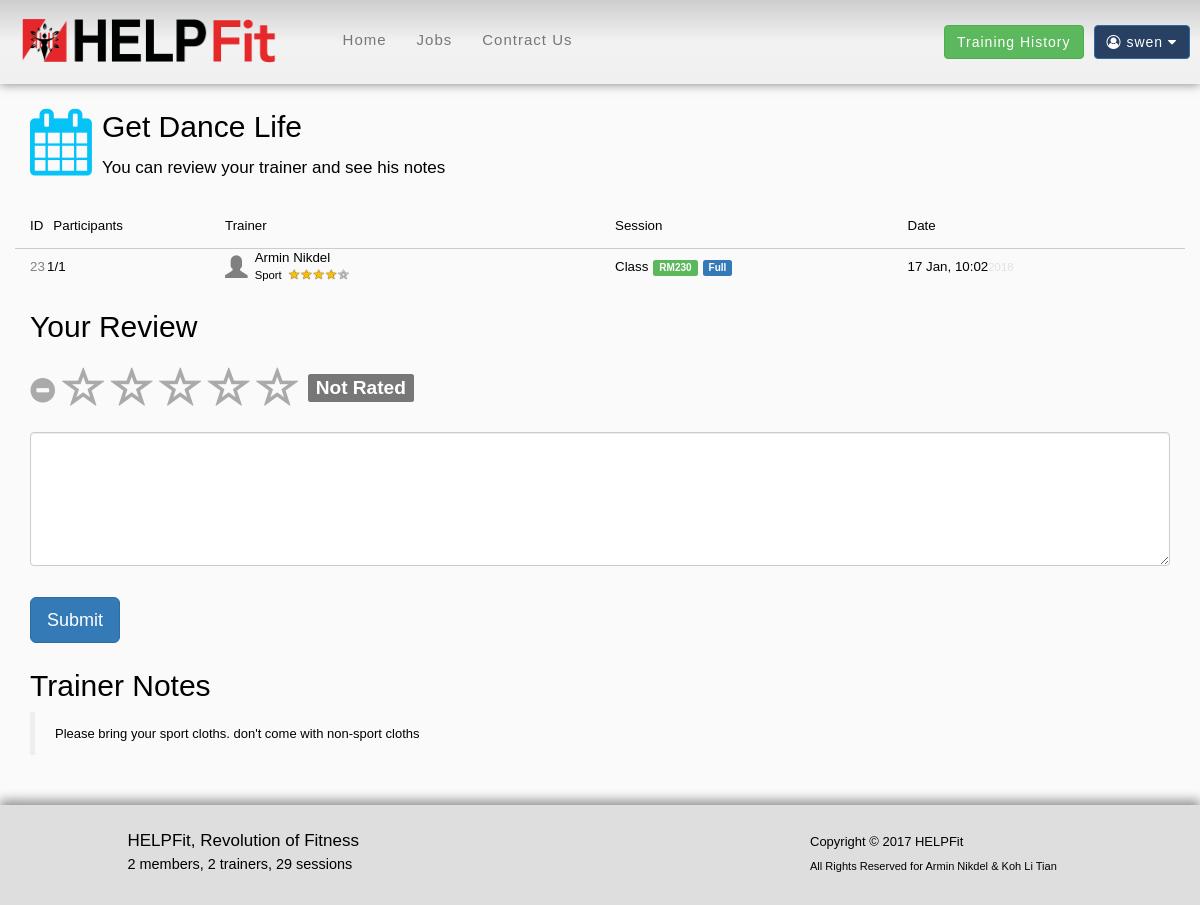
Screenshot of /review.php?sessionID=23&type=review (signed in) with the database file from the repository.
### tables this page shows
CREATE TABLE `TrainingSessions` (
  `sessionID` int(11) NOT NULL,
  `title` varchar(255) NOT NULL,
  `datetime` int(11) NOT NULL,
  `fee` double NOT NULL,
  `status` enum('Full','Available','Cancelled','Passed','') NOT NULL,
  `note` text NOT NULL,
  `trainingType` enum('Personal','Group','') NOT NULL,
  `classType` enum('Dance','MMA','Sport','') NOT NULL,
  `maxParticipants` int(11) NOT NULL,
  `trainerID` int(11) NOT NULL
);

CREATE TABLE `Trainers` (
  `trainerID` int(11) NOT NULL,
  `email` varchar(255) NOT NULL,
  `username` varchar(255) NOT NULL,
  `password` varchar(255) NOT NULL,
  `fullName` varchar(255) NOT NULL,
  `specialty` enum('Sport','MMA','Dance') NOT NULL,
  `signupDate` int(11) NOT NULL,
  `loginDate` int(11) NOT NULL
);

### review.php (the view, shortened to what this page needs)
<?php
include("config.php");
include("control.php");
if($user['type'] == "trainer"){
	$_SESSION['passThruMessage'] = "This page only for member.";
	header("Location: Home.php");
}
else {
	if(isset($_GET['sessionID'])){
		$theSessionID = $_GET['sessionID'];
		$information = mysqli_fetch_assoc(mysqli_query($connect, "SELECT * FROM `TrainingSessions` WHERE `sessionID` = '".$_GET['sessionID']."'"));
	}
}
?>
<!DOCTYPE HTML>
<html lang="en">
<head>
	<link rel="stylesheet" type="text/css" href="css/bootstrap.min.css">
	<link rel="stylesheet" type="text/css" href="css/helpfit.css">
	<link rel="stylesheet" type="text/css" href="css/font-awesome.min.css">
	<link rel="stylesheet" type="text/css" href="css/star-rating.min.css">
</head>
<body>
	<?php
		if($_SESSION['id'] > 0){
			include("headerAfterLog.php");
		} else{
			include("header.php");
		}
	?>
	<div>
		<div class="container marginTBL" style="margin-bottom:20px;">
				<h2><i class="fa fa-calendar verybigtext lefty marginright10" style="color: #05C3F7;"></i> <?php if(isset($information)){echo $information['title'];
				;} ?></h2>You can review your trainer and see his notes
		</div>
		<div class="container marginTBL border tabletraining">
			<div class="row hidden-xs " style="padding-top:10px; padding-bottom:10px; border-top: 0px;">
				<div class="col-sm-2 hidden-xs ">
					<span class="lefty marginright10 ">ID</span>
					<span>Participants</span>
				</div>
				<div class="col-sm-4 hidden-xs ">
					<span>Trainer</span>
				</div>
				<div class="col-sm-3 hidden-xs ">
					<span>Session</span>
				</div>
				<div class="col-sm-3 hidden-xs">
					<span>Date</span>
				</div>
			</div>
			<div class="row">
				<div class="col-xs-6 col-sm-2 marginTBL">
					<span class="lefty marginright10 hidden-xs idcol"><?php if(isset($information)){ echo $information['sessionID']; } ?></span><span>
						<?php if(isset($_GET['sessionID'])){ echo mysqli_fetch_array(mysqli_query($connect,"select count(*) from joinedsessions where sessionid='".$_GET['sessionID']."';"))[0];} ?>/<?php if(isset($information)) {echo $information['maxParticipants'];} ?>
					</span>
				</div>
				<div class="col-xs-6 col-sm-4">
					<?php
					if(isset($information)){
						 $trainer = mysqli_fetch_assoc(mysqli_query($connect, "SELECT * FROM `Trainers` WHERE `trainerID` = '".$information['trainerID']."'"));
					$rating = mysqli_query($connect, "SELECT rating FROM `Review`,`TrainingSessions` where review.sessionID=TrainingSessions.sessionID and TrainingSessions.trainerID='".$information['trainerID']."';");
					$totalR = 0;
					$avgR = 0;
						if(mysqli_num_rows($rating) > 0){
							while($findRate = mysqli_fetch_assoc($rating)){
								$totalR += $findRate['rating'];
							}
							$avgR = round($totalR / mysqli_num_rows($rating));
						}
					}
					?>
					<div class="trainer">
								<i class="glyphicon glyphicon-user lefty hidden-xs"></i>
								<span><?php echo $trainer['fullName']; ?></span></br>
								<span><small><?php echo $trainer['specialty']; ?></small>&nbsp;
						<?php if ($avgR>0){ ?>
							<div class="ratingstarcontainer" style="padding-left:0px;">
							<?php for ($star=1;$star<=5;$star++){ ?>
							<i class="glyphicon glyphicon-star<?php if ($avgR<$star){ echo '-empty';} ?> ratingstar"></i>
							<?php } ?>
						</div>
						<?php  }else{ ?><small>(No rating yet)</small><?php } ?>
								</span>
							</div>
				</div>
				<div class="col-xs-6 col-sm-3 marginTBL">
					<span><?php if(isset($information)){ echo $information['classType'];} ?> Class</span><span class="label label-success" style="margin-left:5px;">RM<?php if(isset($information)) {echo $information['fee'];} ?></span><span class="label label-primary" style="margin-left:5px;"><?php if(isset($information)) {echo $information['status'];} ?></span>
				</div>
				<div class="col-xs-6 col-sm-3 marginTBL">
					<span><?php if(isset($information)) {echo date("d M, H:i", $information['datetime']);} ?><small class="transWord hidden-sm"><?php if(isset($information)) {echo date("Y", $information['datetime']);} ?></small></span>
				</div>
			</div>
		</div>
		<div class="container marginTBL">
		<?php if(isset($_GET['type']) && $_GET['type'] == "review"){ ?>
			<form method="POST" action="<?php echo "review.php?sessionID=$theSessionID" ?>">
				<h2>Your Review</h2>
				<input required id="input-id" name="rating" type="text" class="ratinginput" data-size="sm" >
				<textarea name="comment" rows="6" class="form-control" required></textarea>
				<br><button type="submit" class="btn btn-primary btn-lg">Submit</button>
			</form>
		</div>
		<?php } ?>
		<div class="container marginTBL" style="margin-bottom:30px;">
			<h2>Trainer Notes</h2>
			<blockquote style="font-size:13px;"><?php if(empty($information['note'])){echo "<div class=\"well\"> There is no note yet </div>"; } else {echo $information['note'];} ?></blockquote>
		</div>
	</div>
	<?php
	 include("footer.php"); ?>
</body>
</html>

### css/helpfit.css (style rules this page uses)
* { transition: all 0.4s ease; }
body { font: 17px Montserrat,Arial, sans-serif; line-height: 1.8; color: #000000; background-color: #F9FAF9; }
.verybigtext { font-size: 50pt !important; }
.transWord { color: #E1E2E1; }
.lefty { float: left; }
.marginright10 { margin-right: 10px; }
.marginTBL { margin-top: 6px !important; }
.marginTBL.border .row { border-top: 1px solid #ccc; }
.tabletraining { font-size: 10pt; }
.tabletraining .idcol { color: gray; display: inline-block; width: 7px; }
.ratingstar.glyphicon-star { color: #FEBE00; }
.ratingstar { color: #ccc; letter-spacing: -2px; font-size: 8pt; text-shadow: 0px 0px 1px #000; }
.ratingstarcontainer { display: inline-block; }
.tabletraining .glyphicon-user { margin-top: 6px; font-size: 17pt; margin-right: 7px; color: gray; }
.tabletraining .trainer { line-height: 13pt; }

### rows the page displays
trainingsessions: title "Get Dance Life", sessionID "23", maxParticipants "1", fee "230", status "Full", datetime "17 Jan, 10:02", datetime "2018", note "Please bring your sport cloths. don't come with non-sport cloths"
trainers: fullName "Armin Nikdel", specialty "Sport"

### other values shown
$_SESSION['username'] "swen"
